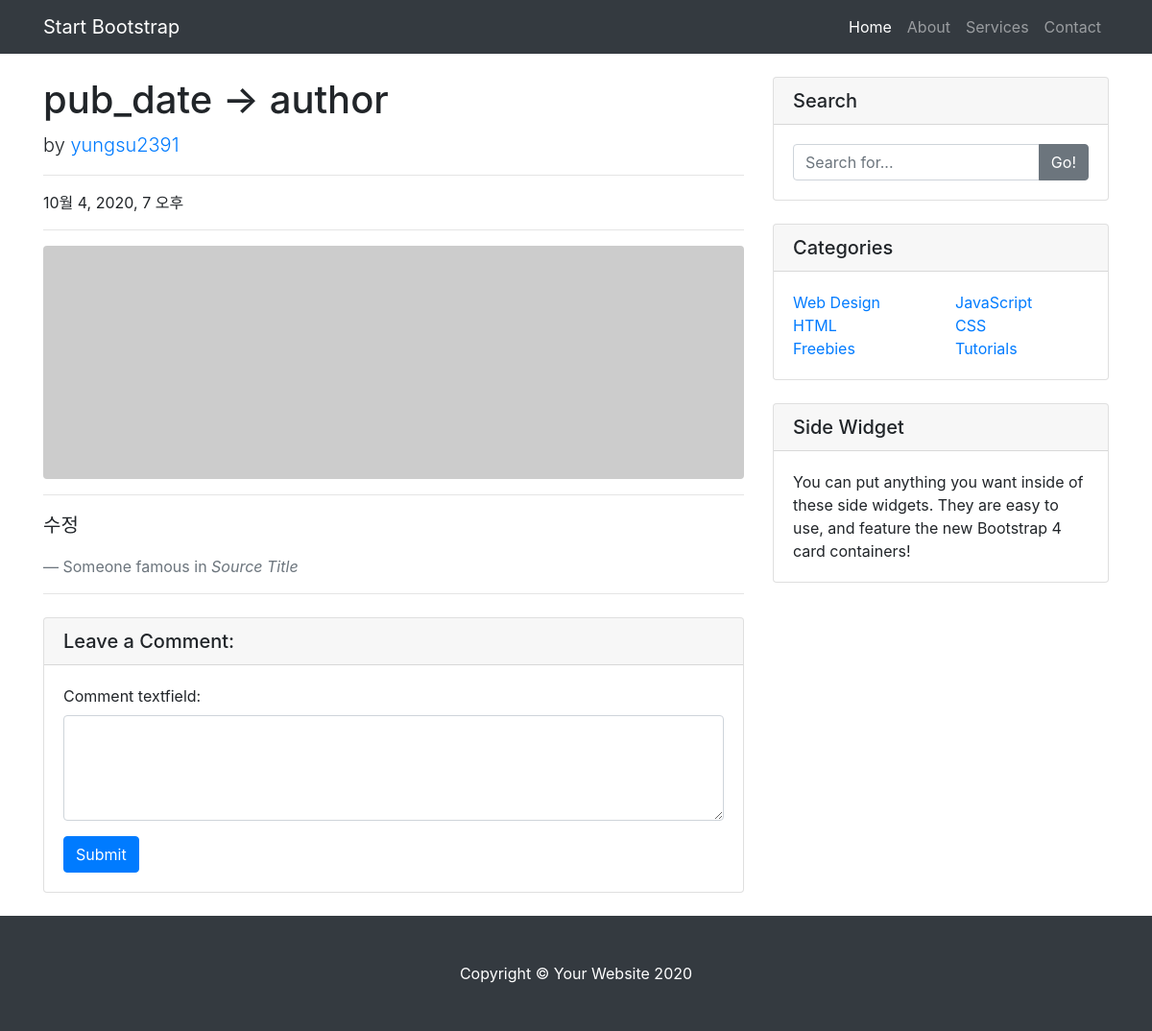
The page /blogMain/detail/1/ on the database as committed earlier.
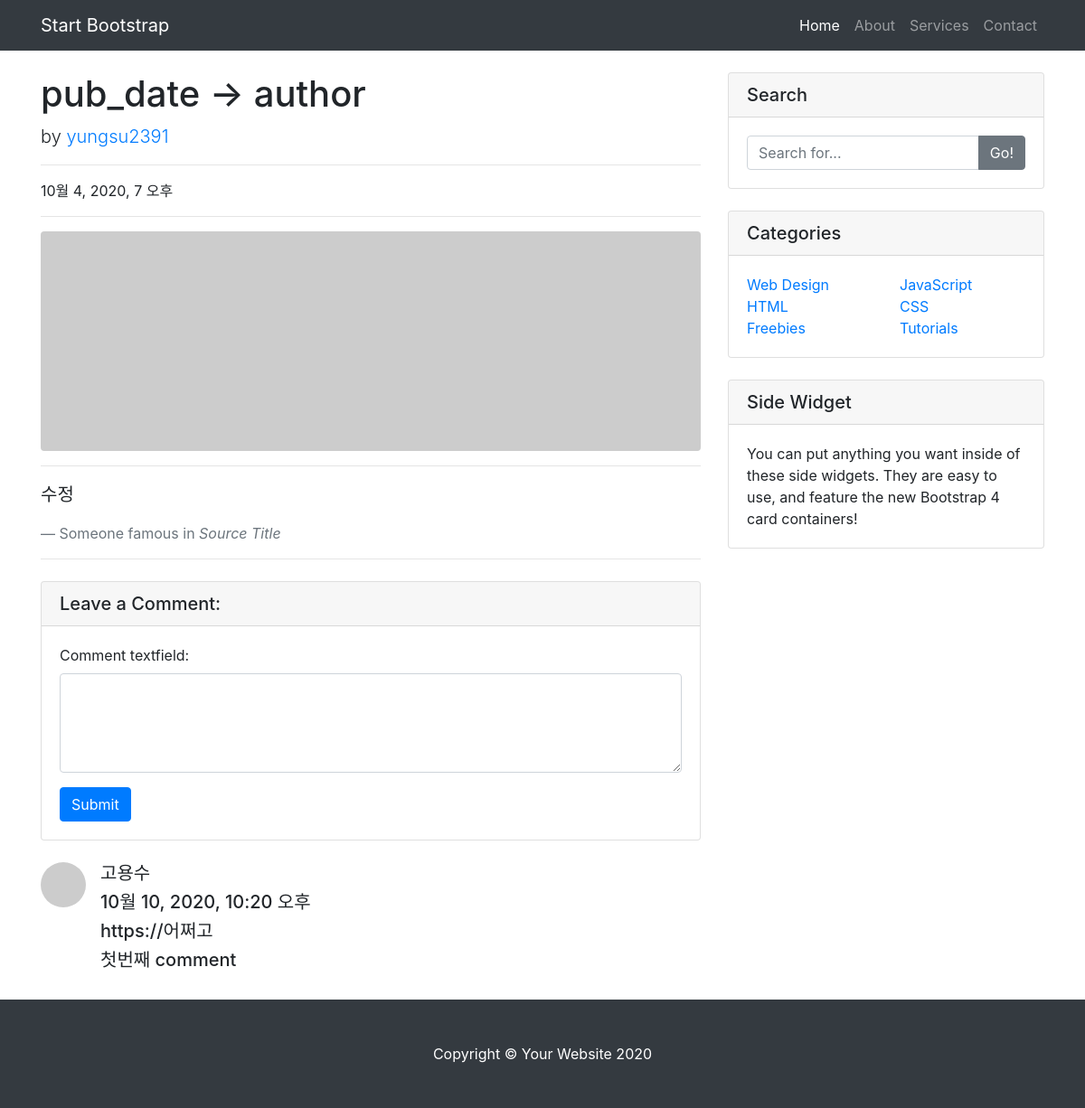
The same page on the database as committed later.
### blogapp/models.py (models this page shows)
class Comment(models.Model):
    blog = models.ForeignKey(Blog, on_delete=models.CASCADE, null=True)
    comment_date = models.DateTimeField(auto_now_add=True)
    comment_user = models.TextField(max_length=20)
    comment_thumbnail_url = models.TextField(max_length=300)
    comment_textfield = models.TextField()

### blogapp/views.py (the view)
# urls.py: path('blogMain/detail/<int:blog_id>/', blogapp.views.detail, name='detail'),
def detail(request, blog_id):
    blog_detail = get_object_or_404(Blog, pk=blog_id)
    comments = Comment.objects.filter(blog_id=blog_id)
    if request.method == 'POST':
        comment_form = BlogCommentForm(request.POST)
        if comment_form.is_valid():
            content = comment_form.cleaned_data['comment_textfield']
            print(content)
            login_request_uri = 'https://kauth.kakao.com/oauth/authorize?'
            client_id = '5d111e326ced992ef3940d6cc48ec2c9'
            redirect_uri = 'http://127.0.0.1:8000/oauth'
            login_request_uri += 'client_id=' + client_id
            login_request_uri += '&redirect_uri=' + redirect_uri
            login_request_uri += '&response_type=code'
            return redirect(login_request_uri)
        else:
            return redirect('blogMain')
    else:
        comment_form = BlogCommentForm()
        context = {
            'blog_detail': blog_detail,
            'comments': comments,
            'comment_form': comment_form
        }
        return render(request, 'detail.html', context)

### blogapp/forms.py
class BlogCommentForm(forms.ModelForm):
    class Meta:
        model = Comment
        fields = ['comment_textfield']
        widgets = {
            'comment_textfield': forms.Textarea(attrs={'class': 'form-control', 'rows': 4, 'cols': 40})
        }

### blogapp/templates/detail.html (shortened to what the changed rows need)
{% load static %}
<!DOCTYPE html>
<html lang="en">
<head>
    <link href="{% static 'css/detail/vendor/bootstrap/css/bootstrap.min.css' %}" rel="stylesheet">
    <link href="{% static 'css/detail/css/blog-post.css' %}" rel="stylesheet">
</head>
<body>
  <div class="container">
    <div class="row">
      <div class="col-lg-8">
        <h1 class="mt-4">{{ blog_detail.title }}</h1>
        <div class="card my-4">
            <div class="card-body">
                <form method="POST">
                    <div class="form-group">{{ comment_form }}</div>
                </form>
            </div>
        </div>
          {% for comment in comments %}
        <div class="media mb-4">
            <img class="d-flex mr-3 rounded-circle" src="http://placehold.it/50x50" alt="">
            <div class="media-body">
                <h5 class="mt-0">{{ comment.comment_user }}</h5>
                <h5 class="mt-0">{{ comment.comment_date }}</h5>
                <h5 class="mt-0">{{ comment.comment_thumbnail_url }}</h5>
                <h5 class="mt-0">{{ comment.comment_textfield }}</h5>
            </div>
        </div>
        {% endfor %}
      </div>
    </div>
  </div>
</body>
</html>

Rows that differ between the two databases and show on the page:
added Comment: comment_user "고용수", comment_date "10월 10, 2020, 10:20 오후", comment_thumbnail_url "https://어쩌고", comment_textfield "첫번째 comment"
